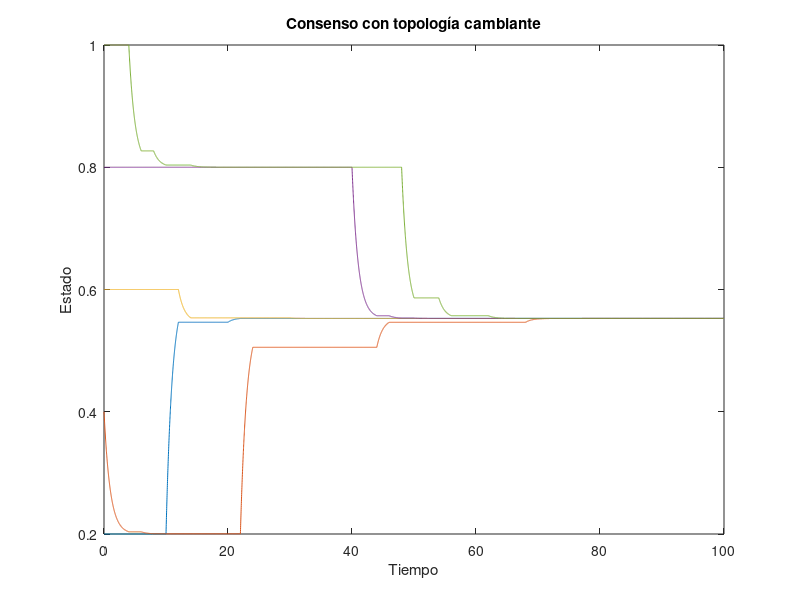

MATLAB code to generate this figure:
clc
clearvars 
close all 

%Laplacianos
L1=[1 0 -1 0 0;
    0 0 0 0 0;
    0 0 0 0 0;
    0 0 0 0 0;
    0 0 0 0 0];

L2=[0 0 0 0 0;
    -1 1 0 0 0;
    0 0 0 0 0;
    0 0 0 0 0;
    0 0 0 0 0];

L3=[0 0 0 0 0;
    0 0 0 0 0;
    -1 0 1 0 0;
    0 0 0 0 0;
    0 0 0 0 0];

L4=[0 0 0 0 0;
    0 0 0 0 0;
    0 0 0 0 0;
    0 0 -1 1 0;
    0 0 0 0 0];

L5=[0 0 0 0 0;
    0 0 0 0 0;
    0 0 0 0 0;
    0 0 0 0 0;
    0 0 0 -1 1];

% 
%Hago el producto Kronecker
m=1; %dimensiones que estoy considerando
Im=eye(m);  
Kron1= kron(L1,Im);
Kron2= kron(L2,Im);
Kron3= kron(L3,Im);
Kron4= kron(L4,Im);
Kron5= kron(L5,Im);
% 
% %% Esta parte es para la simulación del sistema

% %Valores iniciales
xi0=[0.2;0.4;0.6;0.8;1];%Guardo los valores iniciales para referencia
xi=xi0;%Uso estos valores en la aproximación de Euler
% 
%periodo de muestreo
Dt=0.01;
tiempo=100; %segundos
iteraciones=tiempo/Dt;

%Simulo el sistema
for k=1:iteraciones
     % Selección aleatoria de la topología cada dos segundos
    if mod(k, 200) == 1
        rand_index = randi([1, 5]);
    end
    
    % Selección del producto de Kronecker correspondiente
    switch rand_index
        case 1
            Kron = Kron1;
        case 2
            Kron = Kron2;
        case 3
            Kron = Kron3;
        case 4
            Kron = Kron4;
        case 5
            Kron = Kron5;
    end
    %Aproximación de Euler con Gamma_kron
    xi(:,k+1)=xi(:,k)-Dt*(Kron*xi(:,k));    
end


%Vectores de tiempo para gráficar
t=linspace(0,tiempo,iteraciones+1);


figure
plot(t,xi);
xlabel('Tiempo');
ylabel('Estado');
title('Consenso con topología cambiante')





